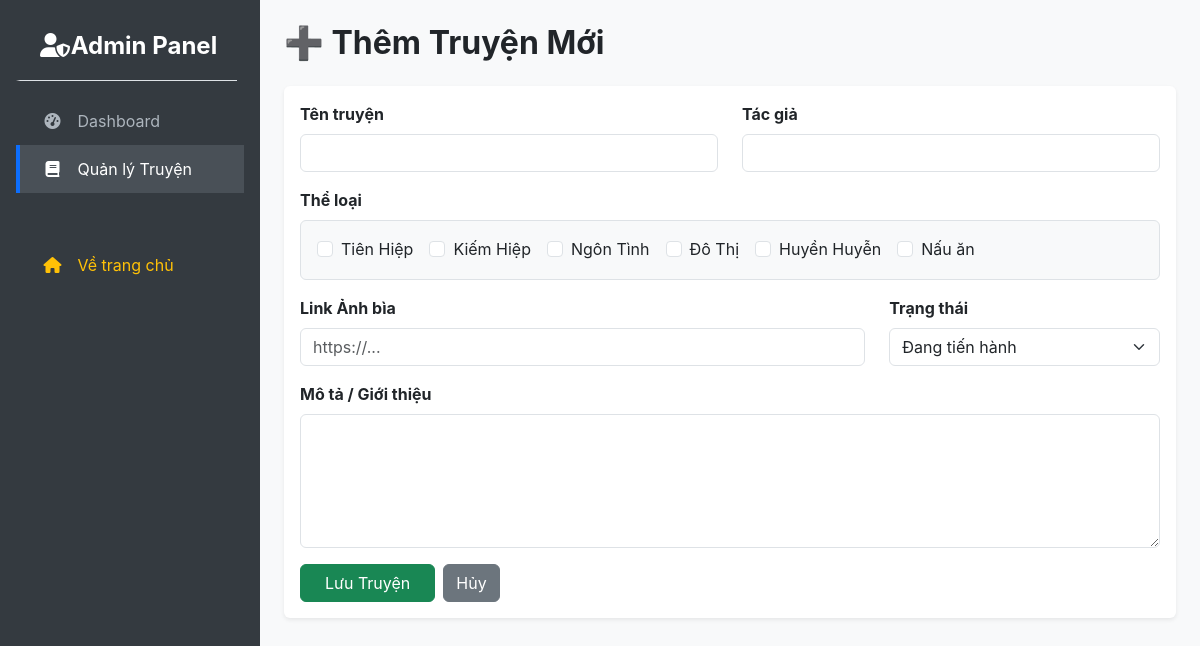
The page /admin/novel_add.php (signed in) on the database its author committed.
### tables this page shows
CREATE TABLE `categories` (
  `id` int(11) NOT NULL,
  `name` varchar(255) NOT NULL,
  `slug` varchar(255) NOT NULL
);

### admin/novel_add.php (the view, shortened to what this page needs)
<?php
require_once '../config/database.php';
$cats = $conn->query("SELECT * FROM categories");
?>
<!DOCTYPE html>
<html lang="vi">
<head>
    <link href="https://cdn.jsdelivr.net/npm/bootstrap@5.3.0/dist/css/bootstrap.min.css" rel="stylesheet">
    <link rel="stylesheet" href="https://cdnjs.cloudflare.com/ajax/libs/font-awesome/6.0.0/css/all.min.css">
    <link rel="stylesheet" href="../css/admin_style.css">
</head>
<body>
<div class="d-flex">
    <div class="sidebar d-flex flex-column flex-shrink-0 p-3">
        <a href="../index.php" class="d-flex align-items-center mb-3 mb-md-0 me-md-auto text-white text-decoration-none border-bottom pb-3"><span class="fs-4 fw-bold"><i class="fas fa-user-shield"></i> Admin Panel</span></a>
        <ul class="nav nav-pills flex-column mb-auto mt-3">
            <li><a href="index.php"><i class="fas fa-tachometer-alt me-2"></i> Dashboard</a></li>
            <li><a href="novels.php" class="active"><i class="fas fa-book me-2"></i> Quản lý Truyện</a></li>
            <li><a href="../index.php" class="mt-5 text-warning"><i class="fas fa-home me-2"></i> Về trang chủ</a></li>
        </ul>
    </div>
    <div class="container-fluid p-4">
        <h2 class="fw-bold mb-4">➕ Thêm Truyện Mới</h2>
        <div class="card shadow-sm border-0">
            <div class="card-body">
                <form method="POST">
                    <div class="row">
                        <div class="col-md-6 mb-3">
                            <label class="form-label fw-bold">Tên truyện</label>
                            <input type="text" name="title" class="form-control" required>
                        </div>
                        <div class="col-md-6 mb-3">
                            <label class="form-label fw-bold">Tác giả</label>
                            <input type="text" name="author" class="form-control" required>
                        </div>
                    </div>
                    <div class="mb-3">
                        <label class="form-label fw-bold">Thể loại</label>
                        <div class="border p-3 rounded bg-light d-flex flex-wrap gap-3">
                            <?php while($c = $cats->fetch_assoc()): ?>
                                <div class="form-check">
                                    <input class="form-check-input" type="checkbox" name="categories[]" value="<?= $c['id'] ?>" id="cat_<?= $c['id'] ?>">
                                    <label class="form-check-label" for="cat_<?= $c['id'] ?>"><?= $c['name'] ?></label>
                                </div>
                            <?php endwhile; ?>
                        </div>
                    </div>
                    <div class="row">
                        <div class="col-md-8 mb-3">
                            <label class="form-label fw-bold">Link Ảnh bìa</label>
                            <input type="text" name="cover_image" class="form-control" placeholder="https://...">
                        </div>
                        <div class="col-md-4 mb-3">
                            <label class="form-label fw-bold">Trạng thái</label>
                            <select name="status" class="form-select">
                                <option value="ongoing">Đang tiến hành</option>
                            </select>
                        </div>
                    </div>
                    <div class="mb-3">
                        <label class="form-label fw-bold">Mô tả / Giới thiệu</label>
                        <textarea name="description" class="form-control" rows="5"></textarea>
                    </div>
                    <div class="d-flex gap-2">
                        <button type="submit" class="btn btn-success px-4">Lưu Truyện</button>
                        <a href="novels.php" class="btn btn-secondary">Hủy</a>
                    </div>
                </form>
            </div>
        </div>
    </div>
</div>
</body>
</html>

### css/admin_style.css (style rules this page uses)
body { background-color: #f8f9fa; font-family: -apple-system, BlinkMacSystemFont, "Segoe UI", Roboto, "Helvetica Neue", Arial, sans-serif; }
.sidebar { width: 260px; min-height: 100vh; background: #343a40; color: white; flex-shrink: 0; }
.sidebar a { color: #adb5bd; text-decoration: none; padding: 12px 20px; display: block; transition: all 0.3s ease; border-left: 4px solid transparent; }
.sidebar a:hover, .sidebar a.active { background: #495057; color: white; border-left-color: #0d6efd; }
.sidebar i { width: 25px; text-align: center; }

### rows shown on the page
categories: name "Tiên Hiệp"
categories: name "Kiếm Hiệp"
categories: name "Ngôn Tình"
categories: name "Đô Thị"
categories: name "Huyền Huyễn"
categories: name "Nấu ăn"
